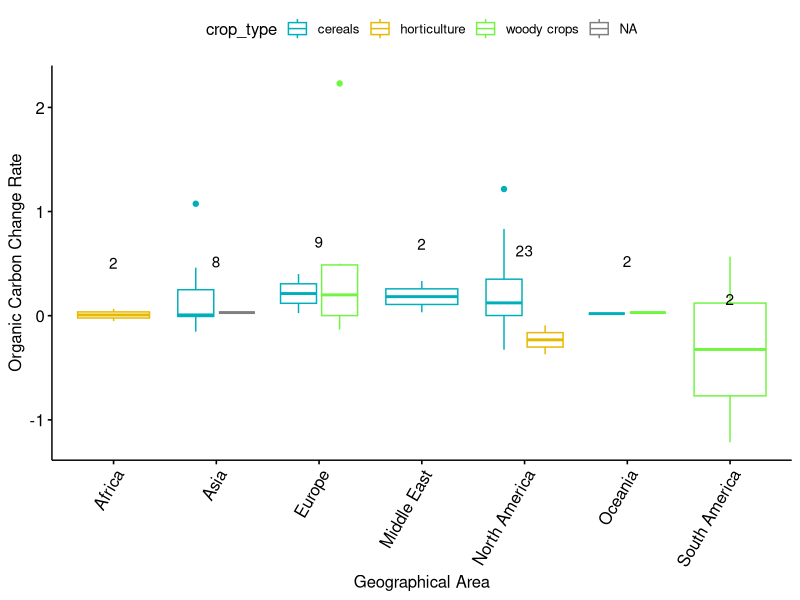
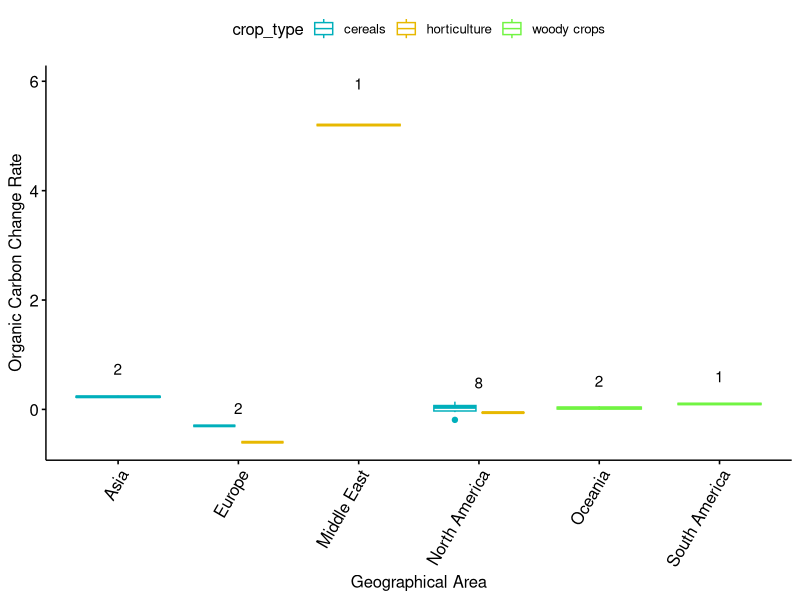
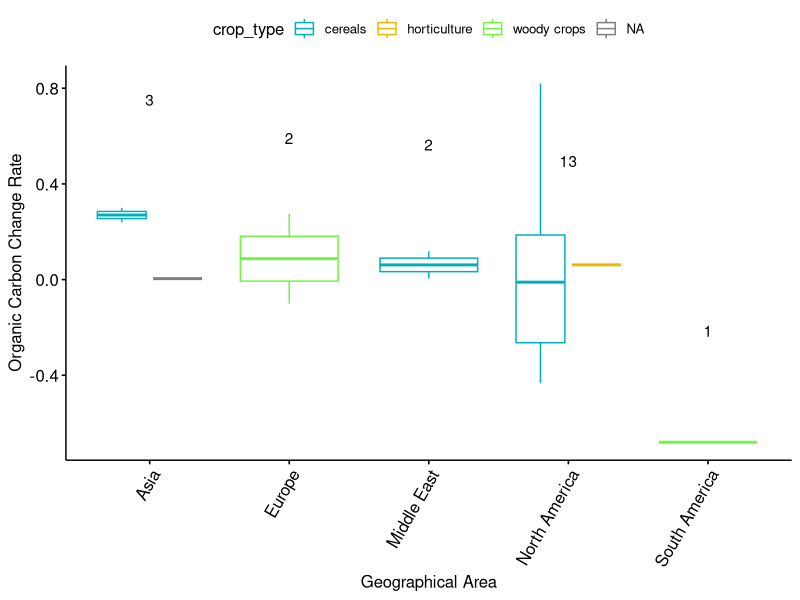
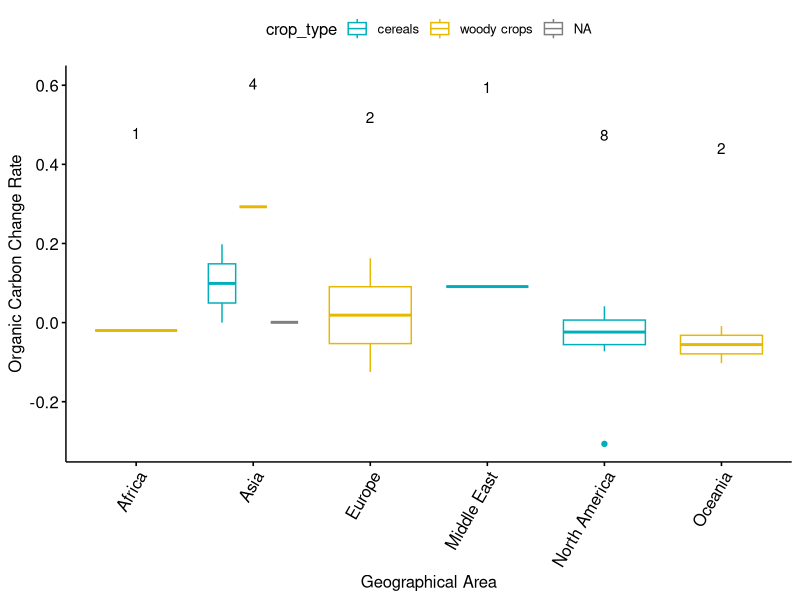
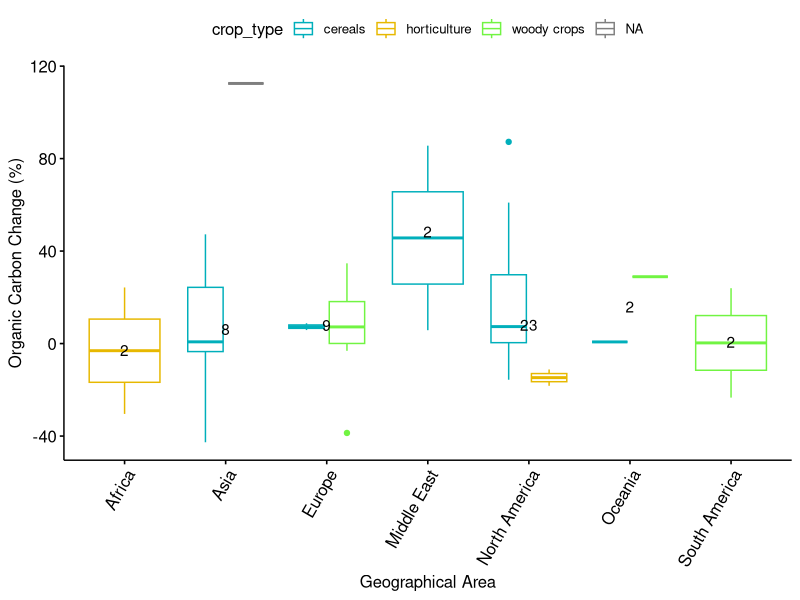
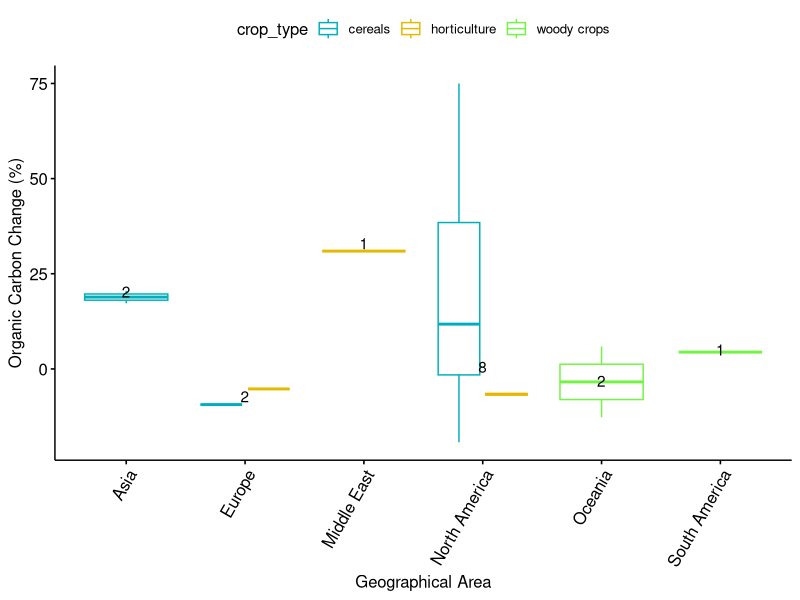
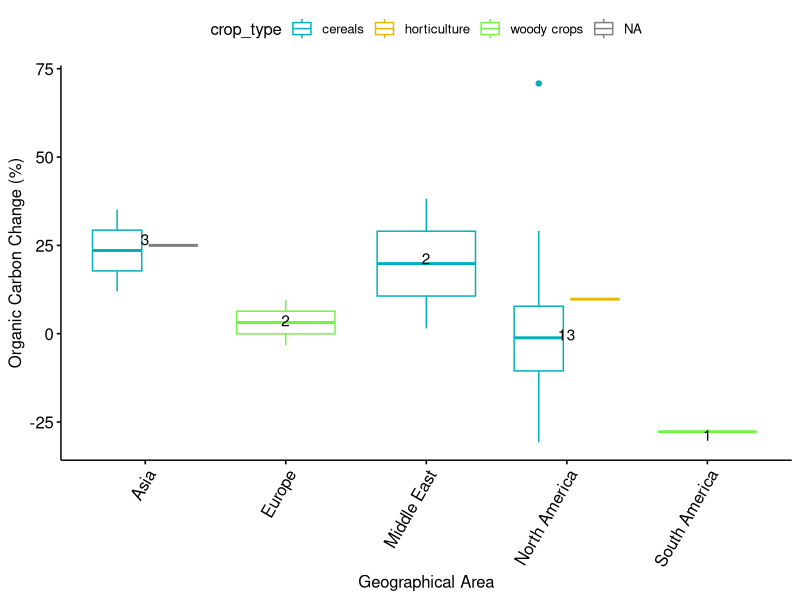
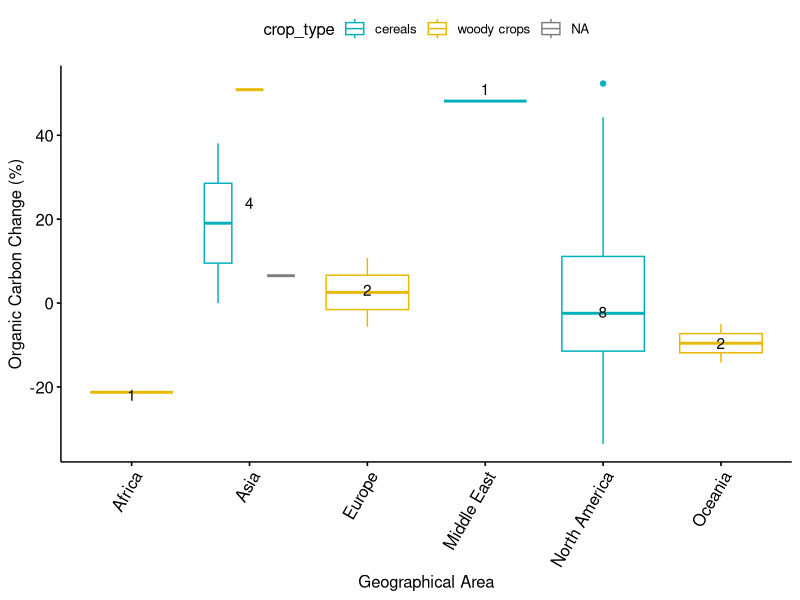

Write R code to recreate these figures, in order.
## ---- chunk 1
# Load libraries
suppressWarnings(suppressMessages({
library(tidyverse)
library(ggpubr)
}))
## ---- chunk 2
# Load dataset
suppressWarnings(suppressMessages({
    datacsv <- read_csv("datasets/irrt1vt2_estBD_mar27.csv")
    dataset <- data.frame(datacsv)
}))
## ---- chunk 3
# Remove huge outlier
temp_dataset <- split(dataset, dataset$ref_num=="24")
dataset <- temp_dataset$'FALSE'
## ---- chunk 4
# Factor whole dataset
dataset[sapply(dataset, is.character)] <- lapply(dataset[sapply(dataset, is.character)], as.factor)

# Store rows without N+ and N- pairings in a temporary variable
tempData1a <- split(dataset, dataset$N_pair=="no")
dataseta <- tempData1a$'TRUE'

# For rows that do have a N+ and N- paring, store only the N- rows in a temporary variable
tempData1b <- split(dataset, dataset$N_pair_state=="N+")
datasetb <- tempData1b$'FALSE'

# Combine the two temporary variables into a unified dataset without the N+ treatments where such pairings exist in the dataset
dataset <- rbind(dataseta, datasetb)

# Separate out the 0 - 10 cm depth incrememt
tempData2 <- split(dataset, dataset$depth_cat_2=="0-10cm")
depth_10 <- tempData2$'TRUE'

# Separate out the 10 - 20 cm depth incrememt
tempData2 <- split(dataset, dataset$depth_cat_2=="10-20cm")
depth_20 <- tempData2$'TRUE'

# Separate out the 20 - 30 cm depth incrememt
tempData2 <- split(dataset, dataset$depth_cat_2=="20-30cm")
depth_30 <- tempData2$'TRUE'

# Separate out the 30+ cm depth incrememt
tempData2 <- split(dataset, dataset$depth_cat_2=="30+cm")
depth_30p <- tempData2$'TRUE'
## ---- chunk 5
# function for number of observations 
give.n <- function(x){
  return(c(y = median(x)*1.05, label = length(x))) 
  # experiment with the multiplier to find the perfect position
}

# function for mean labels
mean.n <- function(x){
  return(c(y = median(x)*0.97, label = round(mean(x),2))) 
  # experiment with the multiplier to find the perfect position
}
## ---- chunk 6
p1 <- ggboxplot(depth_10, x="geo_area", y="OC_change_rate", 
          color = "crop_type", palette = c("#00AFBB", "#E7B800", "#71f442", "#fc79e6"),
          ylab = "Organic Carbon Change Rate", xlab = "Geographical Area")
p1 + stat_summary(fun.data = give.n, geom = "text", fun = median, position = position_nudge(y = 0.5)) + theme(axis.text.x = element_text(angle = 60, hjust = 1))
## ---- chunk 7
p2 <- ggboxplot(depth_20, x="geo_area", y="OC_change_rate", 
          color = "crop_type", palette = c("#00AFBB", "#E7B800", "#71f442", "#fc79e6"),
          ylab = "Organic Carbon Change Rate", xlab = "Geographical Area")
p2 + stat_summary(fun.data = give.n, geom = "text", fun = median, position = position_nudge(y = 0.5)) + theme(axis.text.x = element_text(angle = 60, hjust = 1))
## ---- chunk 8
p3 <- ggboxplot(depth_30, x="geo_area", y="OC_change_rate", 
          color = "crop_type", palette = c("#00AFBB", "#E7B800", "#71f442", "#fc79e6"),
          ylab = "Organic Carbon Change Rate", xlab = "Geographical Area")
p3 + stat_summary(fun.data = give.n, geom = "text", fun = median, position = position_nudge(y = 0.5)) + theme(axis.text.x = element_text(angle = 60, hjust = 1))
## ---- chunk 9
p4 <- ggboxplot(depth_30p, x="geo_area", y="OC_change_rate", 
          color = "crop_type", palette = c("#00AFBB", "#E7B800", "#71f442", "#fc79e6"),
          ylab = "Organic Carbon Change Rate", xlab = "Geographical Area")
p4 + stat_summary(fun.data = give.n, geom = "text", fun = median, position = position_nudge(y = 0.5)) + theme(axis.text.x = element_text(angle = 60, hjust = 1))
## ---- chunk 10
p5 <- ggboxplot(depth_10, x="geo_area", y="per_OC_change", 
          color = "crop_type", palette = c("#00AFBB", "#E7B800", "#71f442", "#fc79e6"),
          ylab = "Organic Carbon Change (%)", xlab = "Geographical Area")
p5 + stat_summary(fun.data = give.n, geom = "text", fun = median, position = position_nudge(y = 0.5)) + theme(axis.text.x = element_text(angle = 60, hjust = 1))
## ---- chunk 11
p6 <- ggboxplot(depth_20, x="geo_area", y="per_OC_change", 
          color = "crop_type", palette = c("#00AFBB", "#E7B800", "#71f442", "#fc79e6"),
          ylab = "Organic Carbon Change (%)", xlab = "Geographical Area")
p6 + stat_summary(fun.data = give.n, geom = "text", fun = median, position = position_nudge(y = 0.5)) + theme(axis.text.x = element_text(angle = 60, hjust = 1))
## ---- chunk 12
p7 <- ggboxplot(depth_30, x="geo_area", y="per_OC_change", 
          color = "crop_type", palette = c("#00AFBB", "#E7B800", "#71f442", "#fc79e6"),
          ylab = "Organic Carbon Change (%)", xlab = "Geographical Area")
p7 + stat_summary(fun.data = give.n, geom = "text", fun = median, position = position_nudge(y = 0.5)) + theme(axis.text.x = element_text(angle = 60, hjust = 1))
## ---- chunk 13
p8 <- ggboxplot(depth_30p, x="geo_area", y="per_OC_change", 
          color = "crop_type", palette = c("#00AFBB", "#E7B800", "#71f442", "#fc79e6"),
          ylab = "Organic Carbon Change (%)", xlab = "Geographical Area")
p8 + stat_summary(fun.data = give.n, geom = "text", fun = median, position = position_nudge(y = 0.5)) + theme(axis.text.x = element_text(angle = 60, hjust = 1))
